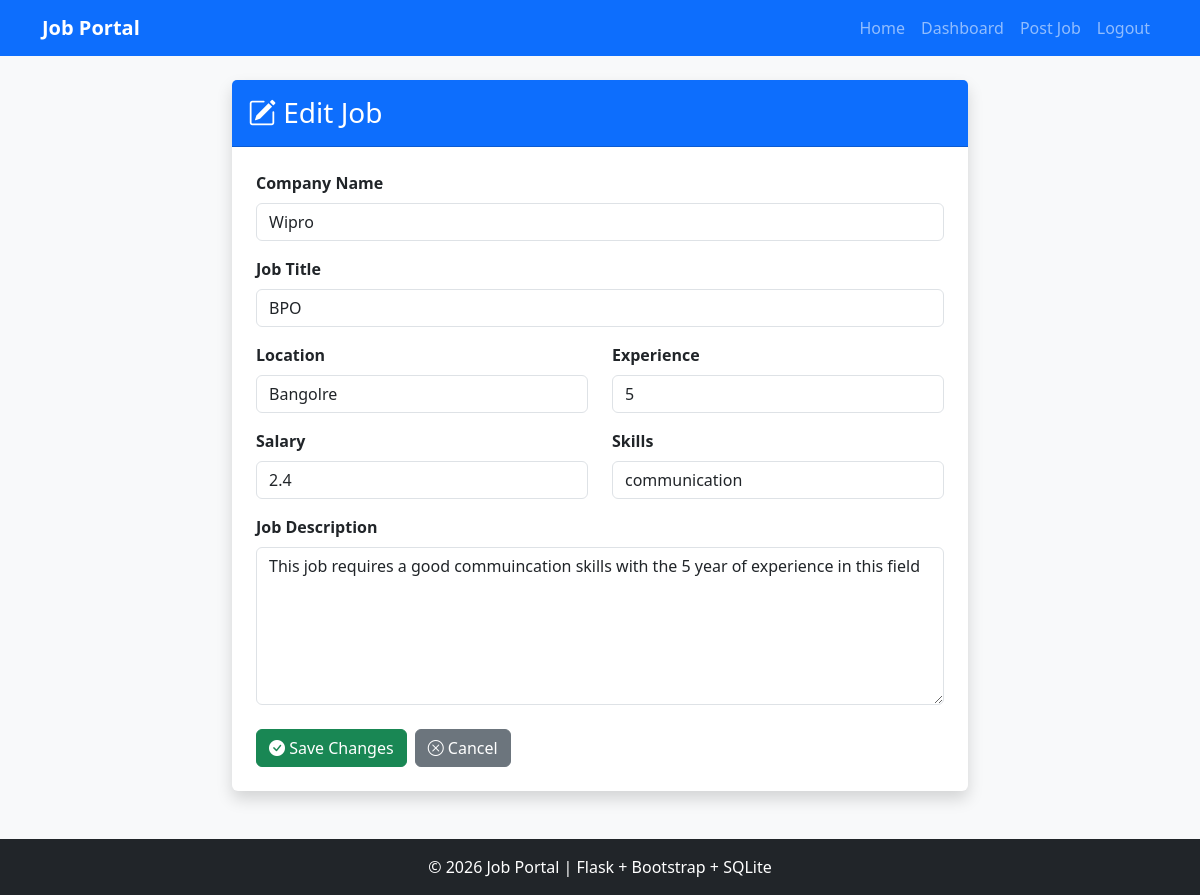
Page /edit_job/5 (signed in) on the committed database.
### tables this page shows
CREATE TABLE jobs
    (
        id INTEGER PRIMARY KEY AUTOINCREMENT,

        employer_id INTEGER NOT NULL,

        company_name TEXT NOT NULL,

        job_title TEXT NOT NULL,

        location TEXT NOT NULL,

        experience TEXT NOT NULL,

        salary TEXT NOT NULL,

        skills TEXT NOT NULL,

        description TEXT NOT NULL,

        posted_date TEXT NOT NULL,

        FOREIGN KEY (employer_id)
        REFERENCES users(id)
    );

### app.py (the view, shortened to what this page needs)
@app.route("/edit_job/<int:job_id>", methods=["GET", "POST"])
@login_required(role="Employer")
def edit_job(job_id):
    job = get_job_by_id(job_id)
    if not job:
        flash("Job not found.", "danger")
        return redirect(url_for("employer_dashboard"))
    if job["employer_id"] != session["user_id"]:
        flash("You are not authorized to edit this job.", "danger")
        return redirect(url_for("employer_dashboard"))
    return render_template(
        "edit_job.html",
        job=job
    )

### app.py (called while the page is built)
def login_required(role=None):
    def decorator(view_function):
        @wraps(view_function)
        def wrapper(*args, **kwargs):
            if "user_id" not in session:
                flash("Please login to continue.", "warning")
                return redirect(url_for("login"))
            if role and session.get("role") != role:
                flash("You are not authorized to access this page.", "danger")
                return redirect(url_for("home"))
            return view_function(*args, **kwargs)
        return wrapper
    return decorator

### database.py (called while the page is built)
def get_connection():
    conn = sqlite3.connect(DATABASE_NAME)
    conn.row_factory = sqlite3.Row
    return conn

def get_job_by_id(job_id):
    conn = get_connection()
    job = conn.execute("""
    SELECT *
    FROM jobs
    WHERE id = ?
    """,
    (job_id,)
    ).fetchone()
    conn.close()
    return job

### templates/edit_job.html (shortened to what this page needs)
{% extends "base.html" %}
{% block content %}
<div class="row justify-content-center">
    <div class="col-lg-8">
        <div class="card shadow border-0">
            <div class="card-header bg-primary text-white py-3">
                <h3 class="mb-0">
                    <i class="bi bi-pencil-square"></i>
                    Edit Job
                </h3>
            </div>
            <div class="card-body p-4">
                <form method="POST">
                    <div class="mb-3">
                        <label class="form-label fw-semibold">
                            Company Name
                        </label>
                        <input
                            type="text"
                            name="company_name"
                            class="form-control"
                            placeholder="Enter company name"
                            value="{{ job['company_name'] }}"
                            required>
                    </div>
                    <div class="mb-3">
                        <label class="form-label fw-semibold">
                            Job Title
                        </label>
                        <input
                            type="text"
                            name="job_title"
                            class="form-control"
                            placeholder="Enter job title"
                            value="{{ job['job_title'] }}"
                            required>
                    </div>
                    <div class="row">
                        <div class="col-md-6">
                            <div class="mb-3">
                                <label class="form-label fw-semibold">
                                    Location
                                </label>
                                <input
                                    type="text"
                                    name="location"
                                    class="form-control"
                                    placeholder="e.g. Chennai"
                                    value="{{ job['location'] }}"
                                    required>
                            </div>
                        </div>
                        <div class="col-md-6">
                            <div class="mb-3">
                                <label class="form-label fw-semibold">
                                    Experience
                                </label>
                                <input
                                    type="text"
                                    name="experience"
                                    class="form-control"
                                    placeholder="e.g. 2 Years"
                                    value="{{ job['experience'] }}"
                                    required>
                            </div>
                        </div>
                    </div>
                    <div class="row">
                        <div class="col-md-6">
                            <div class="mb-3">
                                <label class="form-label fw-semibold">
                                    Salary
                                </label>
                                <input
                                    type="text"
                                    name="salary"
                                    class="form-control"
                                    placeholder="e.g. ₹8 LPA"
                                    value="{{ job['salary'] }}"
                                    required>
                            </div>
                        </div>
                        <div class="col-md-6">
                            <div class="mb-3">
                                <label class="form-label fw-semibold">
                                    Skills
                                </label>
                                <input
                                    type="text"
                                    name="skills"
                                    class="form-control"
                                    placeholder="Python, Flask, SQL"
                                    value="{{ job['skills'] }}"
                                    required>
                            </div>
                        </div>
                    </div>
                    <div class="mb-4">
                        <label class="form-label fw-semibold">
                            Job Description
                        </label>
                        <textarea
                            name="description"
                            rows="6"
                            class="form-control"
                            placeholder="Describe the job responsibilities, requirements and expectations..."
                            required>{{ job["description"] }}</textarea>
                    </div>
                    <div class="d-flex gap-2">
                        <button
                            type="submit"
                            class="btn btn-success">
                            <i class="bi bi-check-circle-fill"></i>
                            Save Changes
                        </button>
                        <a
                            href="{{ url_for('employer_dashboard') }}"
                            class="btn btn-secondary">
                            <i class="bi bi-x-circle"></i>
                            Cancel
                        </a>
                    </div>
                </form>
            </div>
        </div>
    </div>
</div>
{% endblock %}

### rows in the picture
jobs: company_name "Wipro", job_title "BPO", location "Bangolre", experience "5", salary "2.4", skills "communication", description "This job requires a good commuincation skills with the 5 year of experience in this field"
